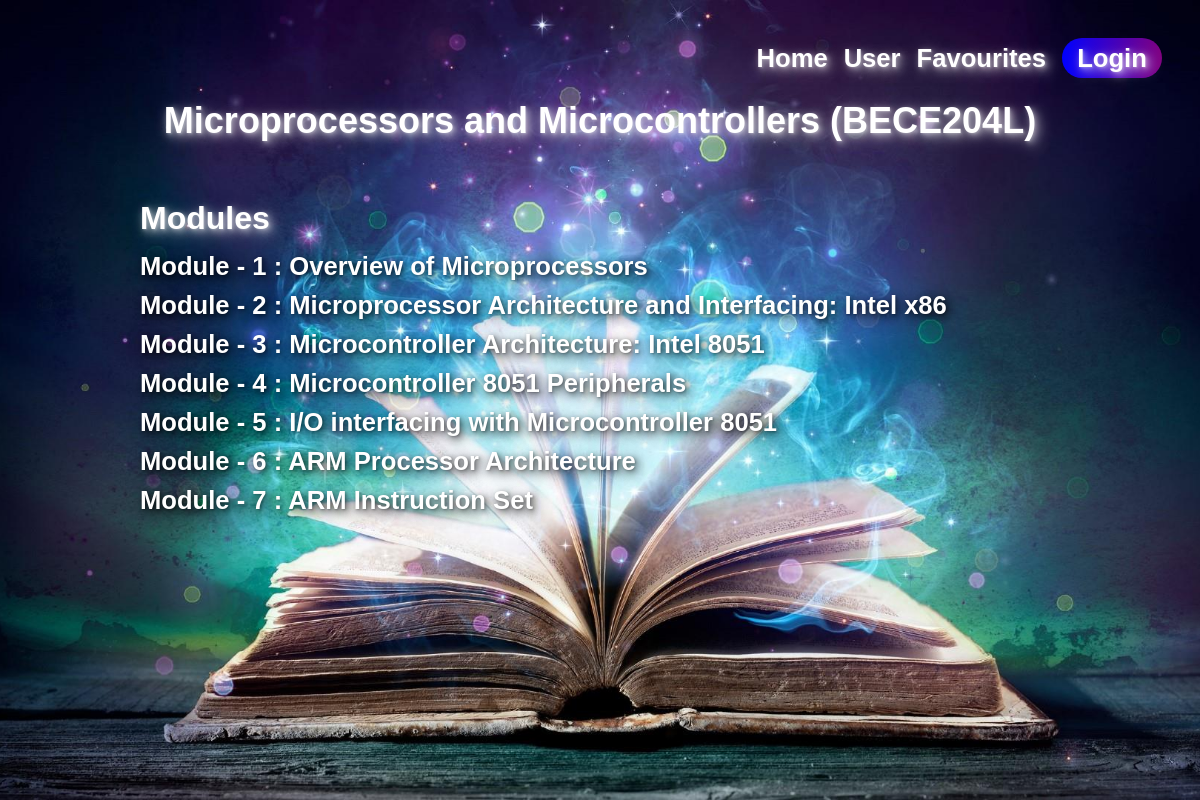
Page /books/subject/BECE204L/ on the committed database.
### books/models.py (models this page shows, shortened)
class Subject(models.Model):
    code = models.CharField(max_length=50, unique=True)
    name = models.CharField(max_length=200)

class Module(models.Model):
    subject = models.ForeignKey(Subject, on_delete=models.CASCADE, related_name='modules')
    name = models.CharField(max_length = 255)
    file = models.FileField(upload_to='modules/', null = True, blank = True)

### books/views.py (the view)
# urls.py: path('subject/<str:code>/', views.subject_detail, name = 'subject_detail'),
def subject_detail(request, code):
    subject = get_object_or_404(Subject, code = code)
    modules = Module.objects.filter(subject = subject)
    return render(request, 'books/subject_detail.html', {'subject' : subject, 'modules' : modules})

### books/templates/books/subject_detail.html (shortened to what this page needs)
<!DOCTYPE html>
<html lang="en">
  <head>
    {% load static %}
    <link rel="stylesheet" href="{% static 'books/subjectStyles.css' %}" />
  </head>
  <body>
    <section>
      <div class="navbar">
        <span><a href="{% url 'subject_search' %}">Home</a></span>
        <span><a href="{% url 'profile' %}">User</a></span>
        <span><a href="{% url 'favorites_page' %}">Favourites</a></span>
        <span class="loginBtn"><a href="{% url 'login' %}">Login</a></span>
      </div>
      <div class="contentHeader">
        <h1>{{ subject.name }} ({{ subject.code }})</h1>
      </div>
      <div class="SubjectModules">
        <h2>Modules</h2>
        <ul>
          {% for module in modules %}
          <li>
            <a href="{{ module.file.url }}" target="_blank"
              >{{ module.name }}</a
            >
          </li>
          {% empty %}
          <li>No modules available.</li>
          {% endfor %}
        </ul>
      </div>
    </section>
  </body>
</html>

### books/static/books/subjectStyles.css (style rules this page uses)
html, body { height: 100%; width: 100%; overflow: hidden; }
* { margin: 0; padding: 0; box-sizing: border-box; font-family: 'Poppins', sans-serif; }
section { height: 100vh; justify-content: center; align-items: center; display: flex; width: 100%; background: url('Images/subjectDetailBG.jpg'); background-size: cover; background-position: center; animation: animateBg 5s linear infinite; }
.navbar { position: absolute; top: 30px; right: 30px; display: flex; justify-content: space-between; align-items: center; }
.navbar span { margin: 8px; }
.navbar a { color: #fff; text-decoration: none; font-size: 1.6em; font-weight: 600; z-index: 1; text-shadow: 1px 1px 2px rgba(255, 255, 255, 0.2), 2px 2px 5px rgba(255, 255, 255, 0.3), 3px 3px 10px rgba(255, 255, 255, 0.4), 4px 4px 15px rgba(255, 255, 255, 0.5); }
.navbar .loginBtn { background: linear-gradient(to right, blue, purple); width: 100px; height: 40px; border-radius: 40px; text-align: center; display: flex; justify-content: center; align-items: center; color: white; }
.contentHeader { position: absolute; top: 100px; color: #fff; font-size: 1.5em; font-weight: 600; z-index: 1; text-shadow: 1px 1px 2px rgba(255, 255, 255, 0.2), 2px 2px 5px rgba(255, 255, 255, 0.3), 3px 3px 10px rgba(255, 255, 255, 0.4), 4px 4px 15px rgba(255, 255, 255, 0.5); }
.SubjectModules { position: absolute; top: 180px; left: 50%; transform: translateX(-50%); width: 80%; padding: 20px; border-radius: 10px; }
.SubjectModules h2 { font-size: 2em; margin-bottom: 15px; color: #fff; font-weight: 600; z-index: 1; text-shadow: 1px 1px 2px rgba(255, 255, 255, 0.2), 2px 2px 5px rgba(255, 255, 255, 0.3), 3px 3px 10px rgba(255, 255, 255, 0.4), 4px 4px 15px rgba(255, 255, 255, 0.5); }
.SubjectModules ul { list-style-type: none; }
.SubjectModules li { margin-bottom: 10px; }
.SubjectModules a { font-size: 1.6em; text-decoration: none; color: #fff; z-index: 1; font-weight: 600; text-shadow: 1px 1px 2px rgba(0, 0, 0, 0.2), 2px 2px 5px rgba(0, 0, 0, 0.3), 3px 3px 10px rgba(0, 0, 0, 0.4), 4px 4px 15px rgba(0, 0, 0, 0.5); }

### rows in the picture
Subject: name "Microprocessors and Microcontrollers", code "BECE204L"
Module: name "Module - 1 : Overview of Microprocessors"
Module: name "Module - 2 : Microprocessor Architecture and Interfacing: Intel x86"
Module: name "Module - 3 : Microcontroller Architecture: Intel 8051"
Module: name "Module - 4 : Microcontroller 8051 Peripherals"
Module: name "Module - 5 : I/O interfacing with Microcontroller 8051"
Module: name "Module - 6 : ARM Processor Architecture"
Module: name "Module - 7 : ARM Instruction Set"
